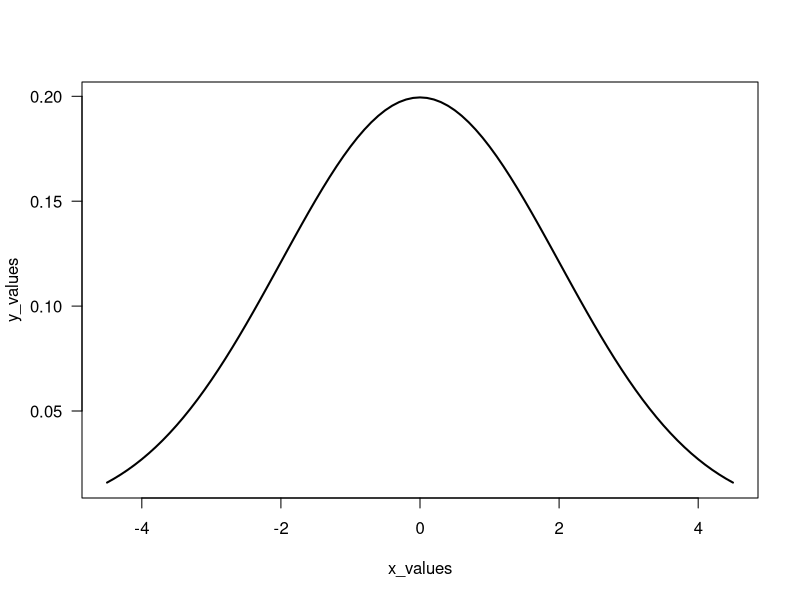
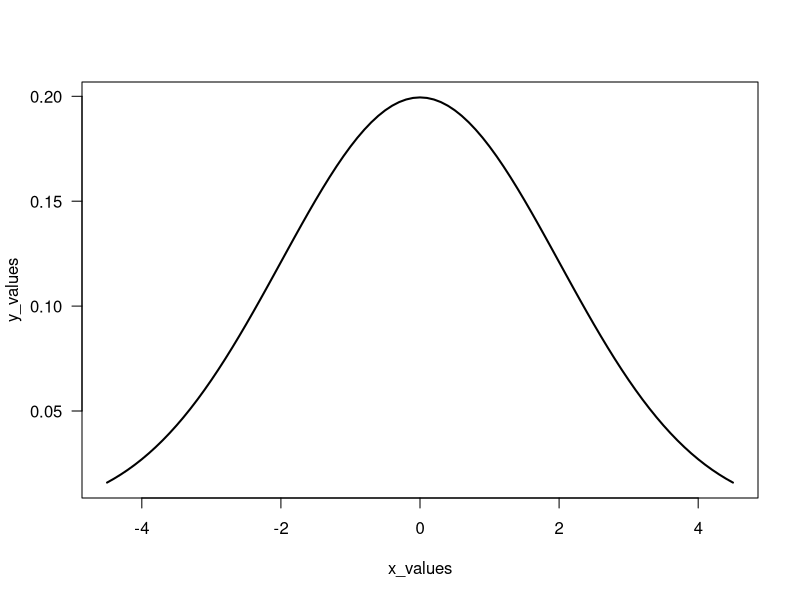
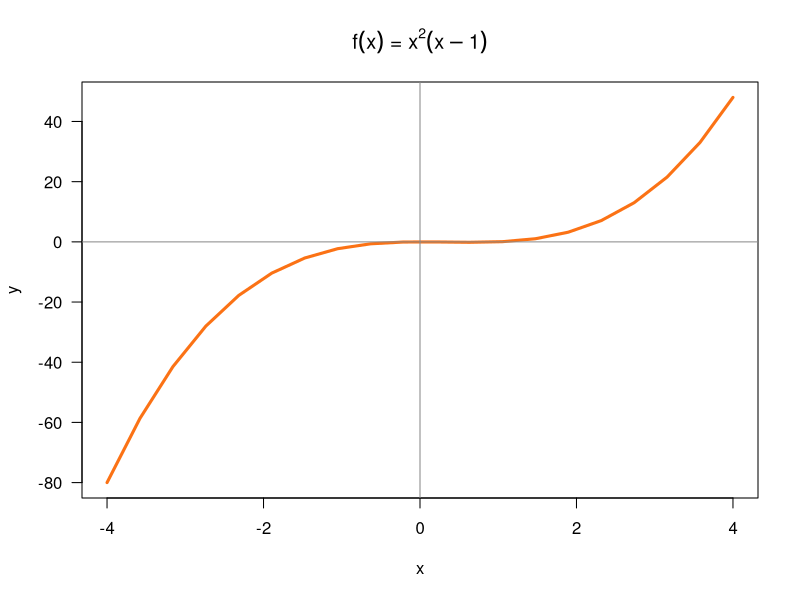
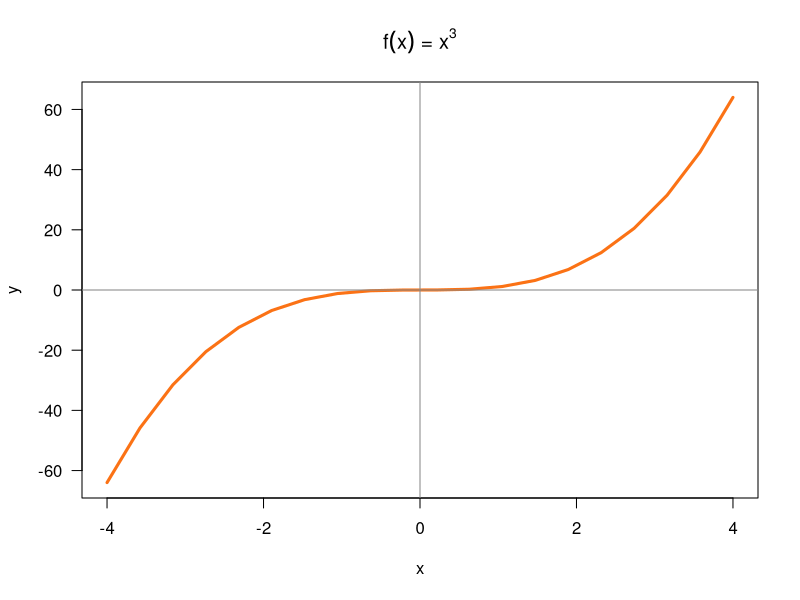
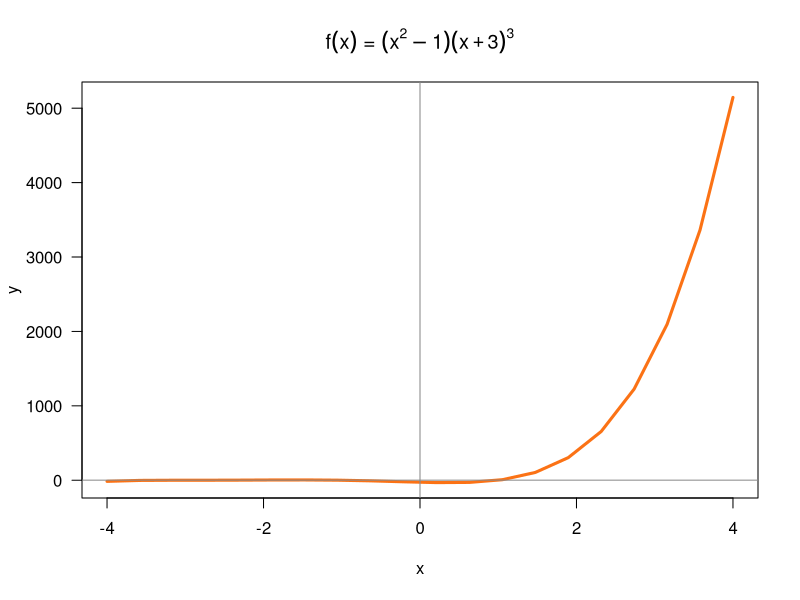
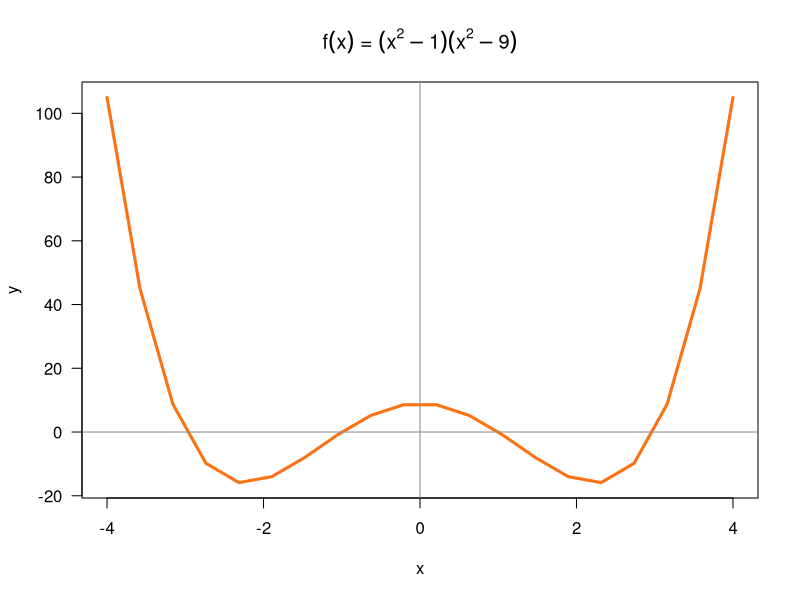

Generate these figures, in order, with R:
## ---- chunk 1
# your function f()
f <- function(x) {
  x^2
}
## ---- chunk 2
# your function g()
g <- function(x) {
  2*x + 5
}
## ---- chunk 3
f(2)
f(-5)
g(0)
g(-5/2)
## ---- chunk 4
# your function fog()
fog <- function(x) {
  f(g(x))
}
## ---- chunk 5
# your function gof()
gof <- function(x) {
  g(f(x))
}
## ---- chunk 6
fog(2)
fog(-5)

gof(0)
gof(-5/2)
## ---- chunk 7
# your pythagoras() function
pythagoras <- function(a, b) {
  sqrt(a^2 + b^2)
}
## ---- chunk 8
# your test
pythagoras(3, 4)
## ---- chunk 9
# your test
pythagoras <- function(a, b = a) {
  sqrt(a^2 + b^2)
}
pythagoras(5)
## ---- chunk 10
miles2kms <- function(x = 1) {
  # fill in
  1.6*x
}
## ---- chunk 11
# your gallons2liters() function
gallon2liters <- function(x) {
  3.78541*x
}
## ---- chunk 12
# your liters2gallons() function
liters2gallons <- function(x) {
  x^2 / gallon2liters(x)
}
## ---- chunk 13
# your code
seconds2years <- function(x) {
  x / (3600 * 24 * 365)
}
seconds2years(1000000000)
## ---- chunk 14
# your code
gaussian <- function(x, m, s) {
  (1 / (s * sqrt(2 * pi))) * exp(-0.5 * ((x - m) / s)^2)
}
gaussian(1, 0, 2)
## ---- chunk 15
# compare with dnorm()
dnorm(x = 1, mean = 0, sd = 2)
## ---- chunk 16
# you should get a plot like this one
x_values <- seq(from = -4.5, to = 4.5, by = 0.1)
y_values <- dnorm(x_values, mean = 0, sd = 2)
plot(x_values, y_values, las = 1, type = "l", lwd = 2)
## ---- chunk 17
# your code
x_values <- seq(from = -4.5, to = 4.5, by = 0.1)
y_values <- gaussian(x_values, 0, 2)
plot(x_values, y_values, las = 1, type = "l", lwd = 2)
## ---- chunk 18
poly1 <- function(x) {
  (x^2) * (x - 1)
}
## ---- chunk 19
# set of points
x <- seq(-4, 4, length.out = 20)
y <- poly1(x)

# graph polynomial
plot(x, y, type = 'l', lwd = 3, col = "#FB7215", las = 1)
abline(h = 0, v = 0, col = '#888888aa', lwd = 1.5)
title(main = expression(paste(f(x), ' = ', x^2, (x - 1))))
## ---- chunk 20
polya <- function(x) {
  x^3
}
## ---- chunk 21
# set of points
x <- seq(-4, 4, length.out = 20)
y <- polya(x)

# graph polynomial
plot(x, y, type = 'l', lwd = 3, col = "#FB7215", las = 1)
abline(h = 0, v = 0, col = '#888888aa', lwd = 1.5)
title(main = expression(paste(f(x), ' = ', x^3)))
## ---- chunk 22
polyb <- function(x) {
  (x^2 -1)*(x+3)^3
}

## ---- chunk 23
# set of points
x <- seq(-4, 4, length.out = 20)
y <- polyb(x)

# graph polynomial
plot(x, y, type = 'l', lwd = 3, col = "#FB7215", las = 1)
abline(h = 0, v = 0, col = '#888888aa', lwd = 1.5)
title(main = expression(paste(f(x), ' = ', (x^2-1), (x+3)^3)))
## ---- chunk 24
polyc <- function(x) {
  (x^2-1)*(x^2 - 9)
}
## ---- chunk 25
# set of points
x <- seq(-4, 4, length.out = 20)
y <- polyc(x)

# graph polynomial
plot(x, y, type = 'l', lwd = 3, col = "#FB7215", las = 1)
abline(h = 0, v = 0, col = '#888888aa', lwd = 1.5)
title(main = expression(paste(f(x), ' = ', (x^2-1), (x^2 - 9))))
## ---- chunk 26
# your descriptive() function
descriptive <- function(x) {
  # fill in
  c(min(x), quantile(x, 0.25), median(x), mean(x), quantile(x, 0.75), max(x), range(x), quantile(x, 0.75) - quantile(x, 0.25), sd(x))
}
## ---- chunk 27
choose(n = 5, k = 2)
## ---- chunk 28
factorial(4)
## ---- chunk 29
# you should be able to call combinations() like this
combinations <- function(n, k) {
  factorial(n) / (factorial(k) * factorial(n - k))
}
combinations(n = 5, k = 2)
## ---- chunk 30
# probability of getting 2 successes in 5 trials
# (assuming prob of success = 0.5)
binom_prob <- function(n, k, prob) {
  combinations(n, k) * prob^k * (1 - prob)^(n - k)
}
binom_prob(n = 5, k = 2, prob = 0.5)
## ---- chunk 31
binom_prob(5, 4, 0.35) + binom_prob(5, 5, 0.35)
## ---- chunk 32
binom_prob(10, 3, 1/6)
## ---- chunk 33
z <- 100*pi
# Fill in the following if-else statements. You may (or may not) 
# have to add or subtract else if or else statements.
if (z < 0) { # Replace TRUE with a condition.
  z = 0
} else if (z > 100) { # Replace TRUE with a condition.
  z = 100
} 
z
## ---- chunk 34
y <- 1 # Change this value!

if (y > 0) {
  print("positive")
} else if (y < 0) {
  print("negative")
} else {
  print("zero?")
}
## ---- chunk 35
is_even <- function(x) {
  if(!is.numeric(x)) {
    return(NaN)
  }else if(x %% 2 == 0) {
    return(TRUE)
  } else {
    return(FALSE)
  }
}

## ---- chunk 36
is_odd <- function(x) {
  if(!is.numeric(x)) {
    return(NaN)
  } else if(is_even(x) == TRUE) {
    return(FALSE)
  } else {
    return(TRUE)
  }
}
## ---- chunk 37
# Convert the day of the week into a number.
day <- "Tuesday" # Change this value!

if (day == 'Sunday') {
  num_day <- 1
} else {
  if (day == "Monday") {
    num_day <- 2
  } else {
    if (day == "Tuesday") {
      num_day <- 3
    } else {
      if (day == "Wednesday") {
        num_day <- 4
      } else {
        if (day == "Thursday") {
          num_day <- 5
        } else {
          if (day == "Friday") {
            num_day <- 6
          } else {
            if (day == "Saturday") {
              num_day <- 7
            }
          }
        }
      }
    }
  }
}


num_day
## ---- chunk 38
# Convert the day of the week into a number.
day <- "Tuesday" # Change this value!

if (day == 'Sunday') {
  num_day <- 1
} else if (day == "Monday") {
  num_day <- 2
} else if (day == "Tuesday") {
  num_day <- 3
} else if (day == "Wednesday") {
  num_day <- 4
} else if (day == "Thursday") {
  num_day <- 5
} else if (day == "Friday") {
  num_day <- 6
} else if (day == "Saturday") {
  num_day <- 7
}

num_day
## ---- chunk 39
grade <- function(score) {
  if(score >= 90 & score <= 100) {
      return("A")
  } else if(score >= 80 & score < 90) {
    return("B")
  } else if(score >= 70 & score < 80) {
    return("C")
  } else if(score >= 60 & score < 70) {
    return("D")
  } else if(score < 60) {
    return("F")
  } else {
    return("Wrong input")
  }
}
## ---- chunk 40
"score must be a number between 0 and 100"
grade <- function(score) {
  if(score >= 90 & score <= 100) {
      return("A")
  } else if(score >= 80 & score < 90) {
    return("B")
  } else if(score >= 70 & score < 80) {
    return("C")
  } else if(score >= 60 & score < 70) {
    return("D")
  } else if(score < 60) {
    return("F")
  } else {
    stop("score must be a number between 0 and 100")
  }
}
## ---- chunk 41
# Convert the day of the week into a number.
day <- "Tuesday" # Change this value!

switch(day, # The expression to be evaluated.
  Sunday = 1,
  Monday = 2,
  Tuesday = 3,
  Wednesday = 4,
  Thursday = 5,
  Friday = 6,
  Saturday = 7,
  NA) # an (optional) default value if there are no matches
## ---- chunk 42
# Convert a number into a day of the week.
day_num <- 3 # Change this value!

switch(day_num,
  "Sunday",
  "Monday",
  "Tuesday",
  "Wednesday",
  "Thursday",
  "Friday",
  "Saturday")
## ---- chunk 43
miles2inches <- function(x = 1) {
  63360 * x
}
## ---- chunk 44
miles2feet <- function(x) {
  x = 1
  5280 * x
}
## ---- chunk 45
miles2yards <- function(x) {
  x = 1
  1760 * x
}
## ---- chunk 46
miles2meters <- function(x) {
  x = 1
  x / 0.00062137
}
## ---- chunk 47
miles2meters <- function(x) {
  x = 1
  x / 0.62137
}
## ---- chunk 48
convert <- function(x, to = "km") {
  switch(to,
         "km" = miles2kms(x),
         "in" = miles2inches(x),
         "ft" = miles2feet(x),
         "yd" = miles2yards(),
         "m" = miles2meters(),
    NA
  )
}
